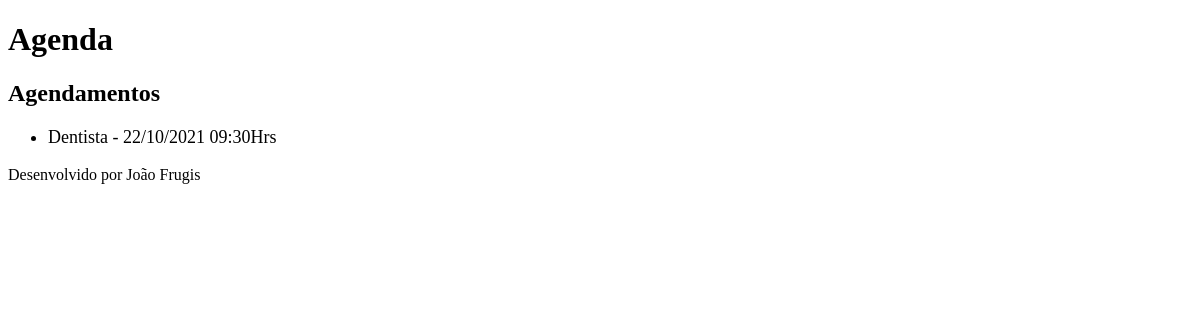
/agenda/, run on an earlier commit of the app's database.
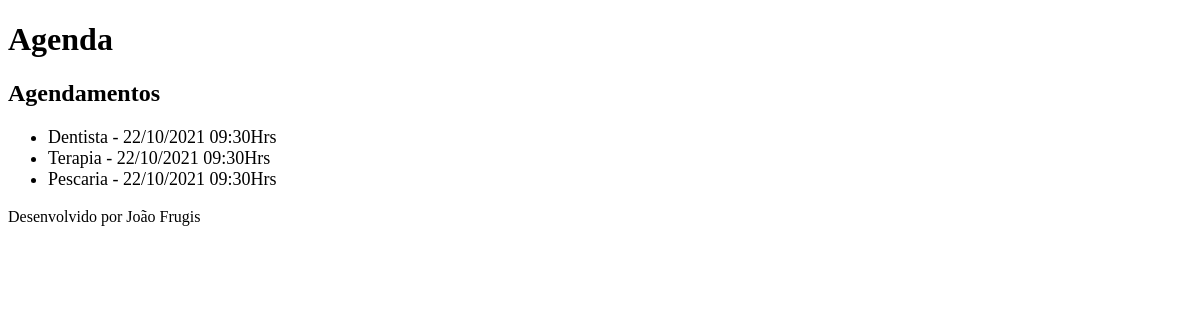
And on a later commit of the database.
### core/models.py (models this page shows, shortened)
class Evento(models.Model):
    titulo = models.CharField(max_length=100)
    descricao = models.TextField(blank=True, null=True)
    local = models.CharField(max_length=50, null=True)
    data_evento = models.DateTimeField(verbose_name='Data do Evento')
    data_criacao = models.DateTimeField(auto_now=True)
    usuario = models.ForeignKey(User, on_delete=models.CASCADE)
    class Meta:
        db_table = 'evento'
    def get_data_evento(self):
        return self.data_evento.strftime('%d/%m/%Y %H:%MHrs')

### core/views.py (the view)
# urls.py: path('agenda/', views.lista_eventos),
def lista_eventos(request):
    usuario = request.user
    evento = Evento.objects.all()
    data = {'eventos':evento}
    return render(request, 'agenda.html', data)

### templates/agenda.html
{% extends "model-page.html" %}
{% block content %}
    <h2>Agendamentos</h2>
    <ul style="font-size: 18px">
    {% for evento in eventos %}
        <li>{{evento.titulo}} - {{evento.get_data_evento}}</li>
    {% endfor %}
    </ul>
{% endblock %}

### templates/model-page.html
<!DOCTYPE html>
<html>
<head>
    {% include "model-header.html" %}
</head>
<body>
    {% block content %} {% endblock %}
    {% include "model-footer.html" %}
</body>
</html>

### templates/model-header.html (shortened to what this page needs)
<h1>Agenda</h1>

### templates/model-footer.html
<p>Desenvolvido por João Frugis</p>

What changed in the data, as far as the page shows it:
added Evento: titulo "Terapia", get_data_evento "22/10/2021 09:30Hrs"
added Evento: titulo "Pescaria", get_data_evento "22/10/2021 09:30Hrs"
